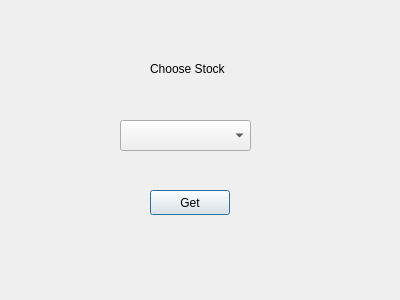
<?xml version="1.0" encoding="UTF-8"?>
<ui version="4.0">
 <class>StockGetDialog</class>
 <widget class="QDialog" name="StockGetDialog">
  <property name="geometry">
   <rect>
    <x>0</x>
    <y>0</y>
    <width>400</width>
    <height>300</height>
   </rect>
  </property>
  <property name="windowTitle">
   <string>Dialog</string>
  </property>
  <widget class="QComboBox" name="stockComboBox">
   <property name="geometry">
    <rect>
     <x>120</x>
     <y>120</y>
     <width>131</width>
     <height>31</height>
    </rect>
   </property>
  </widget>
  <widget class="QPushButton" name="getButton">
   <property name="geometry">
    <rect>
     <x>150</x>
     <y>190</y>
     <width>80</width>
     <height>25</height>
    </rect>
   </property>
   <property name="text">
    <string>Get</string>
   </property>
  </widget>
  <widget class="QLabel" name="prompt">
   <property name="geometry">
    <rect>
     <x>150</x>
     <y>60</y>
     <width>91</width>
     <height>17</height>
    </rect>
   </property>
   <property name="text">
    <string>Choose Stock</string>
   </property>
  </widget>
 </widget>
 <resources/>
 <connections/>
</ui>
